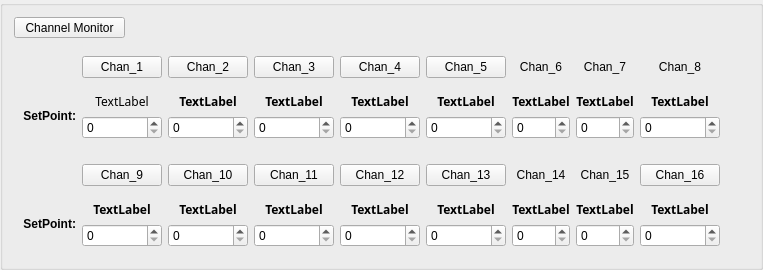
     <widget class="QGroupBox" name="channel_monitor_box">
      <property name="sizePolicy">
       <sizepolicy hsizetype="Preferred" vsizetype="Preferred">
        <horstretch>0</horstretch>
        <verstretch>0</verstretch>
       </sizepolicy>
      </property>
      <property name="minimumSize">
       <size>
        <width>150</width>
        <height>0</height>
       </size>
      </property>
      <property name="maximumSize">
       <size>
        <width>16777215</width>
        <height>180</height>
       </size>
      </property>
      <property name="title">
       <string/>
      </property>
      <layout class="QVBoxLayout" name="channel_monitor_layout">
       <property name="spacing">
        <number>0</number>
       </property>
       <item>
        <spacer name="horizontalSpacer_6">
         <property name="orientation">
          <enum>Qt::Horizontal</enum>
         </property>
         <property name="sizeHint" stdset="0">
          <size>
           <width>200</width>
           <height>0</height>
          </size>
         </property>
        </spacer>
       </item>
       <item>
        <widget class="QPushButton" name="channel_monitor">
         <property name="sizePolicy">
          <sizepolicy hsizetype="Maximum" vsizetype="Fixed">
           <horstretch>0</horstretch>
           <verstretch>0</verstretch>
          </sizepolicy>
         </property>
         <property name="maximumSize">
          <size>
           <width>111</width>
           <height>21</height>
          </size>
         </property>
         <property name="font">
          <font>
           <underline>false</underline>
          </font>
         </property>
         <property name="text">
          <string>Channel Monitor</string>
         </property>
        </widget>
       </item>
       <item>
        <widget class="QWidget" name="monitor_box" native="true">
         <property name="sizePolicy">
          <sizepolicy hsizetype="Fixed" vsizetype="Fixed">
           <horstretch>0</horstretch>
           <verstretch>0</verstretch>
          </sizepolicy>
         </property>
         <property name="minimumSize">
          <size>
           <width>90</width>
           <height>0</height>
          </size>
         </property>
         <property name="maximumSize">
          <size>
           <width>1132</width>
           <height>16777215</height>
          </size>
         </property>
         <layout class="QGridLayout" name="channel_temps">
          <item row="7" column="8">
           <layout class="QVBoxLayout" name="verticalLayout_20">
            <item>
             <widget class="QLabel" name="chan_16_setpoint">
              <property name="font">
               <font>
                <family>Yu Gothic UI Semibold</family>
                <weight>75</weight>
                <bold>true</bold>
               </font>
              </property>
              <property name="text">
               <string>TextLabel</string>
              </property>
              <property name="alignment">
               <set>Qt::AlignCenter</set>
              </property>
             </widget>
            </item>
            <item>
             <widget class="QSpinBox" name="chan_16_adjust">
              <property name="alignment">
               <set>Qt::AlignJustify|Qt::AlignVCenter</set>
              </property>
             </widget>
            </item>
           </layout>
          </item>
          <item row="2" column="3">
           <layout class="QVBoxLayout" name="verticalLayout_7">
            <item>
             <widget class="QLabel" name="chan_3_setpoint">
              <property name="font">
               <font>
                <family>Yu Gothic UI Semibold</family>
                <weight>75</weight>
                <bold>true</bold>
               </font>
              </property>
              <property name="text">
               <string>TextLabel</string>
              </property>
              <property name="alignment">
               <set>Qt::AlignCenter</set>
              </property>
             </widget>
            </item>
            <item>
             <widget class="QSpinBox" name="chan_3_adjust">
              <property name="alignment">
               <set>Qt::AlignJustify|Qt::AlignVCenter</set>
              </property>
             </widget>
            </item>
           </layout>
          </item>
          <item row="2" column="2">
           <layout class="QVBoxLayout" name="verticalLayout_6">
            <item>
             <widget class="QLabel" name="chan_2_setpoint">
              <property name="font">
               <font>
                <family>Yu Gothic UI Semibold</family>
                <weight>75</weight>
                <italic>false</italic>
                <bold>true</bold>
                <underline>false</underline>
               </font>
              </property>
              <property name="text">
               <string>TextLabel</string>
              </property>
              <property name="alignment">
               <set>Qt::AlignCenter</set>
              </property>
             </widget>
            </item>
            <item>
             <widget class="QSpinBox" name="chan_2_adjust">
              <property name="font">
               <font>
                <underline>false</underline>
               </font>
              </property>
              <property name="alignment">
               <set>Qt::AlignJustify|Qt::AlignVCenter</set>
              </property>
             </widget>
            </item>
           </layout>
          </item>
          <item row="2" column="1">
           <layout class="QVBoxLayout" name="verticalLayout_5">
            <item>
             <widget class="QLabel" name="chan_1_setpoint">
              <property name="font">
               <font>
                <family>Yu Gothic UI Semibold</family>
                <underline>false</underline>
               </font>
              </property>
              <property name="text">
               <string>TextLabel</string>
              </property>
              <property name="alignment">
               <set>Qt::AlignCenter</set>
              </property>
             </widget>
            </item>
            <item>
             <widget class="QSpinBox" name="chan_1_adjust">
              <property name="font">
               <font>
                <underline>false</underline>
               </font>
              </property>
              <property name="alignment">
               <set>Qt::AlignJustify|Qt::AlignVCenter</set>
              </property>
             </widget>
            </item>
           </layout>
          </item>
          <item row="6" column="0">
           <spacer name="verticalSpacer_11">
            <property name="orientation">
             <enum>Qt::Vertical</enum>
            </property>
            <property name="sizeType">
             <enum>QSizePolicy::Fixed</enum>
            </property>
            <property name="sizeHint" stdset="0">
             <size>
              <width>20</width>
              <height>40</height>
             </size>
            </property>
           </spacer>
          </item>
          <item row="7" column="3">
           <layout class="QVBoxLayout" name="verticalLayout_15">
            <item>
             <widget class="QLabel" name="chan_11_setpoint">
              <property name="font">
               <font>
                <family>Yu Gothic UI Semibold</family>
                <weight>75</weight>
                <bold>true</bold>
               </font>
              </property>
              <property name="text">
               <string>TextLabel</string>
              </property>
              <property name="alignment">
               <set>Qt::AlignCenter</set>
              </property>
             </widget>
            </item>
            <item>
             <widget class="QSpinBox" name="chan_11_adjust">
              <property name="alignment">
               <set>Qt::AlignJustify|Qt::AlignVCenter</set>
              </property>
             </widget>
            </item>
           </layout>
          </item>
          <item row="6" column="7">
           <widget class="QLabel" name="channel_15_marker">
            <property name="font">
             <font>
              <underline>false</underline>
             </font>
            </property>
            <property name="text">
             <string>Chan_15</string>
            </property>
            <property name="alignment">
             <set>Qt::AlignCenter</set>
            </property>
           </widget>
          </item>
          <item row="6" column="6">
           <widget class="QLabel" name="channel_14_marker">
            <property name="font">
             <font>
              <underline>false</underline>
             </font>
            </property>
            <property name="text">
             <string>Chan_14</string>
            </property>
            <property name="alignment">
             <set>Qt::AlignCenter</set>
            </property>
           </widget>
          </item>
          <item row="0" column="0">
           <spacer name="verticalSpacer_10">
            <property name="orientation">
             <enum>Qt::Vertical</enum>
            </property>
            <property name="sizeType">
             <enum>QSizePolicy::Fixed</enum>
            </property>
            <property name="sizeHint" stdset="0">
             <size>
              <width>20</width>
              <height>40</height>
             </size>
            </property>
           </spacer>
          </item>
          <item row="2" column="8">
           <layout class="QVBoxLayout" name="verticalLayout_12">
            <item>
             <widget class="QLabel" name="chan_8_setpoint">
              <property name="font">
               <font>
                <family>Yu Gothic UI Semibold</family>
                <weight>75</weight>
                <bold>true</bold>
               </font>
              </property>
              <property name="text">
               <string>TextLabel</string>
              </property>
              <property name="alignment">
               <set>Qt::AlignCenter</set>
              </property>
             </widget>
            </item>
            <item>
             <widget class="QSpinBox" name="chan_8_adjust">
              <property name="alignment">
               <set>Qt::AlignJustify|Qt::AlignVCenter</set>
              </property>
             </widget>
            </item>
           </layout>
          </item>
          <item row="7" column="5">
           <layout class="QVBoxLayout" name="verticalLayout_17">
            <item>
             <widget class="QLabel" name="chan_13_setpoint">
              <property name="font">
               <font>
                <family>Yu Gothic UI Semibold</family>
                <weight>75</weight>
                <bold>true</bold>
               </font>
              </property>
              <property name="text">
               <string>TextLabel</string>
              </property>
              <property name="alignment">
               <set>Qt::AlignCenter</set>
              </property>
             </widget>
            </item>
            <item>
             <widget class="QSpinBox" name="chan_13_adjust">
              <property name="alignment">
               <set>Qt::AlignJustify|Qt::AlignVCenter</set>
              </property>
             </widget>
            </item>
           </layout>
          </item>
          <item row="6" column="8">
           <widget class="QPushButton" name="channel_16_button">
            <property name="font">
             <font>
              <underline>false</underline>
             </font>
            </property>
            <property name="text">
             <string>Chan_16</string>
            </property>
           </widget>
          </item>
          <item row="6" column="4">
           <widget class="QPushButton" name="channel_12_button">
            <property name="font">
             <font>
              <underline>false</underline>
             </font>
            </property>
            <property name="text">
             <string>Chan_12</string>
            </property>
           </widget>
          </item>
          <item row="0" column="1">
           <widget class="QPushButton" name="channel_1_button">
            <property name="font">
             <font>
              <underline>false</underline>
             </font>
            </property>
            <property name="toolTip">
             <string>Hide from Graph</string>
            </property>
            <property name="text">
             <string>Chan_1</string>
            </property>
           </widget>
          </item>
          <item row="7" column="1">
           <layout class="QVBoxLayout" name="verticalLayout_13">
            <item>
             <widget class="QLabel" name="chan_9_setpoint">
              <property name="font">
               <font>
                <family>Yu Gothic UI Semibold</family>
                <weight>75</weight>
                <bold>true</bold>
               </font>
              </property>
              <property name="text">
               <string>TextLabel</string>
              </property>
              <property name="alignment">
               <set>Qt::AlignCenter</set>
              </property>
             </widget>
            </item>
            <item>
             <widget class="QSpinBox" name="chan_9_adjust">
              <property name="alignment">
               <set>Qt::AlignJustify|Qt::AlignVCenter</set>
              </property>
             </widget>
            </item>
           </layout>
          </item>
          <item row="7" column="6">
           <layout class="QVBoxLayout" name="verticalLayout_18">
            <item>
             <widget class="QLabel" name="chan_14_setpoint">
              <property name="font">
               <font>
                <family>Yu Gothic UI Semibold</family>
                <weight>75</weight>
                <bold>true</bold>
               </font>
              </property>
              <property name="text">
               <string>TextLabel</string>
              </property>
              <property name="alignment">
               <set>Qt::AlignCenter</set>
              </property>
             </widget>
            </item>
            <item>
             <widget class="QSpinBox" name="chan_14_adjust">
              <property name="alignment">
               <set>Qt::AlignJustify|Qt::AlignVCenter</set>
              </property>
             </widget>
            </item>
           </layout>
          </item>
          <item row="2" column="4">
           <layout class="QVBoxLayout" name="verticalLayout_8">
            <item>
             <widget class="QLabel" name="chan_4_setpoint">
              <property name="font">
               <font>
                <family>Yu Gothic UI Semibold</family>
                <weight>75</weight>
                <bold>true</bold>
               </font>
              </property>
              <property name="text">
               <string>TextLabel</string>
              </property>
              <property name="alignment">
               <set>Qt::AlignCenter</set>
              </property>
             </widget>
            </item>
            <item>
             <widget class="QSpinBox" name="chan_4_adjust">
              <property name="alignment">
               <set>Qt::AlignJustify|Qt::AlignVCenter</set>
              </property>
             </widget>
            </item>
           </layout>
          </item>
          <item row="7" column="7">
           <layout class="QVBoxLayout" name="verticalLayout_19">
            <item>
             <widget class="QLabel" name="chan_15_setpoint">
              <property name="font">
               <font>
                <family>Yu Gothic UI Semibold</family>
                <weight>75</weight>
                <bold>true</bold>
               </font>
              </property>
              <property name="text">
               <string>TextLabel</string>
              </property>
              <property name="alignment">
               <set>Qt::AlignCenter</set>
              </property>
             </widget>
            </item>
            <item>
             <widget class="QSpinBox" name="chan_15_adjust">
              <property name="alignment">
               <set>Qt::AlignJustify|Qt::AlignVCenter</set>
              </property>
             </widget>
            </item>
           </layout>
          </item>
          <item row="4" column="9">
           <spacer name="verticalSpacer_5">
            <property name="orientation">
             <enum>Qt::Vertical</enum>
            </property>
            <property name="sizeHint" stdset="0">
             <size>
              <width>20</width>
              <height>10</height>
             </size>
            </property>
           </spacer>
          </item>
          <item row="0" column="8">
           <widget class="QLabel" name="channel_8_marker">
            <property name="font">
             <font>
              <underline>false</underline>
             </font>
            </property>
            <property name="text">
             <string>Chan_8</string>
            </property>
            <property name="alignment">
             <set>Qt::AlignCenter</set>
            </property>
           </widget>
          </item>
          <item row="2" column="0">
           <widget class="QLabel" name="setpoints_label_1">
            <property name="font">
             <font>
              <weight>75</weight>
              <bold>true</bold>
              <underline>false</underline>
             </font>
            </property>
            <property name="text">
             <string>SetPoint:</string>
            </property>
            <property name="alignment">
             <set>Qt::AlignRight|Qt::AlignTrailing|Qt::AlignVCenter</set>
            </property>
           </widget>
          </item>
          <item row="7" column="0">
           <widget class="QLabel" name="setpoints_label_2">
            <property name="font">
             <font>
              <weight>75</weight>
              <bold>true</bold>
              <underline>false</underline>
             </font>
            </property>
            <property name="text">
             <string>SetPoint:</string>
            </property>
            <property name="alignment">
             <set>Qt::AlignRight|Qt::AlignTrailing|Qt::AlignVCenter</set>
            </property>
           </widget>
          </item>
          <item row="0" column="6">
           <widget class="QLabel" name="channel_6_marker">
            <property name="font">
             <font>
              <underline>false</underline>
             </font>
            </property>
            <property name="text">
             <string>Chan_6</string>
            </property>
            <property name="alignment">
             <set>Qt::AlignCenter</set>
            </property>
           </widget>
          </item>
          <item row="0" column="7">
           <widget class="QLabel" name="channel_7_marker">
            <property name="font">
             <font>
              <underline>false</underline>
             </font>
            </property>
            <property name="text">
             <string>Chan_7</string>
            </property>
            <property name="alignment">
             <set>Qt::AlignCenter</set>
            </property>
           </widget>
          </item>
          <item row="2" column="6">
           <layout class="QVBoxLayout" name="verticalLayout_10">
            <item>
             <widget class="QLabel" name="chan_6_setpoint">
              <property name="font">
               <font>
                <family>Yu Gothic UI Semibold</family>
                <weight>75</weight>
                <bold>true</bold>
               </font>
              </property>
              <property name="text">
               <string>TextLabel</string>
              </property>
              <property name="alignment">
               <set>Qt::AlignCenter</set>
              </property>
             </widget>
            </item>
            <item>
             <widget class="QSpinBox" name="chan_6_adjust">
              <property name="alignment">
               <set>Qt::AlignJustify|Qt::AlignVCenter</set>
              </property>
             </widget>
            </item>
           </layout>
          </item>
          <item row="7" column="2">
           <layout class="QVBoxLayout" name="verticalLayout_14">
            <item>
             <widget class="QLabel" name="chan_10_setpoint">
              <property name="font">
               <font>
                <family>Yu Gothic UI Semibold</family>
                <weight>75</weight>
                <bold>true</bold>
               </font>
              </property>
              <property name="text">
               <string>TextLabel</string>
              </property>
              <property name="alignment">
               <set>Qt::AlignCenter</set>
              </property>
             </widget>
            </item>
            <item>
             <widget class="QSpinBox" name="chan_10_adjust">
              <property name="alignment">
               <set>Qt::AlignJustify|Qt::AlignVCenter</set>
              </property>
             </widget>
            </item>
           </layout>
          </item>
          <item row="2" column="7">
           <layout class="QVBoxLayout" name="verticalLayout_11">
            <item>
             <widget class="QLabel" name="chan_7_setpoint">
              <property name="font">
               <font>
                <family>Yu Gothic UI Semibold</family>
                <weight>75</weight>
                <bold>true</bold>
               </font>
              </property>
              <property name="text">
               <string>TextLabel</string>
              </property>
              <property name="alignment">
               <set>Qt::AlignCenter</set>
              </property>
             </widget>
            </item>
            <item>
             <widget class="QSpinBox" name="chan_7_adjust">
              <property name="alignment">
               <set>Qt::AlignJustify|Qt::AlignVCenter</set>
              </property>
             </widget>
            </item>
           </layout>
          </item>
          <item row="0" column="2">
           <widget class="QPushButton" name="channel_2_button">
            <property name="font">
             <font>
              <underline>false</underline>
             </font>
            </property>
            <property name="text">
             <string>Chan_2</string>
            </property>
           </widget>
          </item>
          <item row="2" column="5">
           <layout class="QVBoxLayout" name="verticalLayout_9">
            <item>
             <widget class="QLabel" name="chan_5_setpoint">
              <property name="font">
               <font>
                <family>Yu Gothic UI Semibold</family>
                <weight>75</weight>
                <bold>true</bold>
               </font>
              </property>
              <property name="text">
               <string>TextLabel</string>
              </property>
              <property name="alignment">
               <set>Qt::AlignCenter</set>
              </property>
             </widget>
            </item>
            <item>
             <widget class="QSpinBox" name="chan_5_adjust">
              <property name="alignment">
               <set>Qt::AlignJustify|Qt::AlignVCenter</set>
              </property>
             </widget>
            </item>
           </layout>
          </item>
          <item row="6" column="1">
           <widget class="QPushButton" name="channel_9_button">
            <property name="font">
             <font>
              <underline>false</underline>
             </font>
            </property>
            <property name="text">
             <string>Chan_9</string>
            </property>
           </widget>
          </item>
          <item row="7" column="4">
           <layout class="QVBoxLayout" name="verticalLayout_16">
            <item>
             <widget class="QLabel" name="chan_12_setpoint">
              <property name="font">
               <font>
                <family>Yu Gothic UI Semibold</family>
                <weight>75</weight>
                <bold>true</bold>
               </font>
              </property>
              <property name="text">
               <string>TextLabel</string>
              </property>
              <property name="alignment">
               <set>Qt::AlignCenter</set>
              </property>
             </widget>
            </item>
            <item>
             <widget class="QSpinBox" name="chan_12_adjust">
              <property name="alignment">
               <set>Qt::AlignJustify|Qt::AlignVCenter</set>
              </property>
             </widget>
            </item>
           </layout>
          </item>
          <item row="0" column="3">
           <widget class="QPushButton" name="channel_3_button">
            <property name="font">
             <font>
              <underline>false</underline>
             </font>
            </property>
            <property name="text">
             <string>Chan_3</string>
            </property>
           </widget>
          </item>
          <item row="0" column="4">
           <widget class="QPushButton" name="channel_4_button">
            <property name="font">
             <font>
              <underline>false</underline>
             </font>
            </property>
            <property name="text">
             <string>Chan_4</string>
            </property>
           </widget>
          </item>
          <item row="6" column="2">
           <widget class="QPushButton" name="channel_10_button">
            <property name="font">
             <font>
              <underline>false</underline>
             </font>
            </property>
            <property name="text">
             <string>Chan_10</string>
            </property>
           </widget>
          </item>
          <item row="6" column="5">
           <widget class="QPushButton" name="channel_13_button">
            <property name="font">
             <font>
              <underline>false</underline>
             </font>
            </property>
            <property name="text">
             <string>Chan_13</string>
            </property>
           </widget>
          </item>
          <item row="0" column="5">
           <widget class="QPushButton" name="channel_5_button">
            <property name="font">
             <font>
              <underline>false</underline>
             </font>
            </property>
            <property name="text">
             <string>Chan_5</string>
            </property>
           </widget>
          </item>
          <item row="6" column="3">
           <widget class="QPushButton" name="channel_11_button">
            <property name="font">
             <font>
              <underline>false</underline>
             </font>
            </property>
            <property name="text">
             <string>Chan_11</string>
            </property>
           </widget>
          </item>
         </layout>
        </widget>
       </item>
      </layout>
     </widget>
